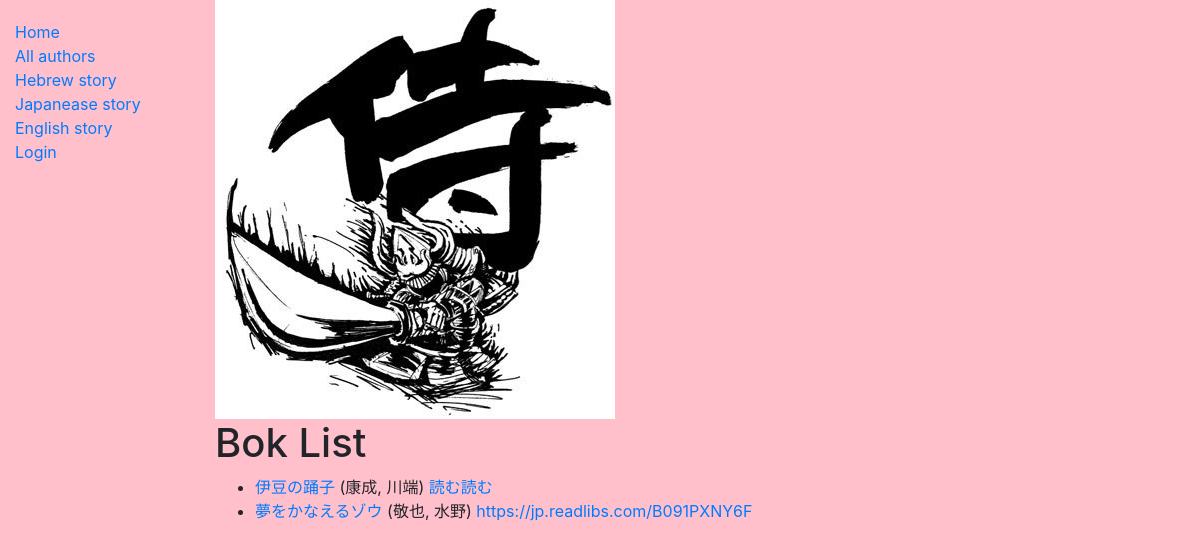
Page /catalog/boks/ on the committed database.
### catalog/models.py (models this page shows, shortened)
class Book(models.Model):
    title = models.CharField(max_length=200)
    author = models.ForeignKey('Author', on_delete=models.SET_NULL, null=True)
    summary = models.TextField(max_length=1000, help_text='Enter a brief description of the book')
    isbn = models.CharField('ISBN', max_length=13, help_text='13 Character <a href="https://www.isbn-international.org/content/what-isbn">ISBN number</a>')
    genre = models.ManyToManyField(Genre, help_text='Select a genre for this book')
    language = models.ForeignKey('Language', on_delete=models.SET_NULL, null=True)
    def get_absolute_url(self):
        return reverse('book-detail', args=[str(self.id)])

class Author(models.Model):
    first_name = models.CharField(max_length=100)
    last_name = models.CharField(max_length=100)
    date_of_birth = models.DateField(null=True, blank=True)
    date_of_death = models.DateField('Died', null=True, blank=True)
    def __str__(self):
        return f'{self.last_name}, {self.first_name}'
    class Meta:
        ordering = ['last_name']

### catalog/views.py (the view)
# urls.py: path('boks/', views.BokListView.as_view(), name='boks'),
class BokListView(generic.ListView):
    model = Book
    template_name = "catalog/bok_list.html"
    queryset = Book.objects.filter(language__name__icontains='Japanese')

### catalog/templates/catalog/bok_list.html
{% extends "base_generic.html" %}
{% block content %}
  {% load static %}
  <img src="{% static 'images/o0400041911756434001.jpg' %}" alt="mu">
  <h1>Bok List</h1>
  {% if book_list %}
  <ul>
    {% for book in book_list %}
      <li>
        <a href="{{ book.get_absolute_url }}">{{ book.title }}</a> ({{book.author}})
        <a href="{% url 'book-detail' book.pk %}">{{ book.summary}}</a>
      </li>
    {% endfor %}
  </ul>
  {% else %}
    <p>There are no books in the library.</p>
  {% endif %}
{% endblock %}

### catalog/static/css/styles.css (style rules this page uses)
body { background:pink; background-image: url("images/background.gif"); background-repeat: no-repeat; }

### rows in the picture
Book: title "伊豆の踊子", author "康成, 川端", summary "読む読む"
Book: title "夢をかなえるゾウ", author "敬也, 水野", summary "https://jp.readlibs.com/B091PXNY6F"
